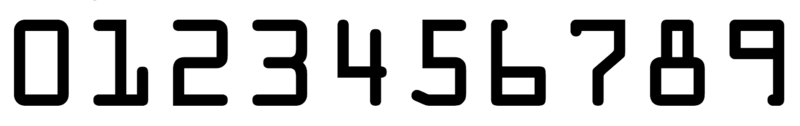
#> input picture img/Template.png, 800 x 126 px
$ python demo02.py   (older library calls are emulated)
#> lines starting #> are read from the running program, lines starting #| are printed output that depends on the picture; after the words box and inside, x2 and y2 are one past the last pixel; in counts of white or black regions, pixels touching at a corner belong together
import cv2
import numpy as np


from User.Code import MyTools


from User.Code.MyTools import plt_show, cv_show, sort_contours


#读取模板
Template = cv2.imread('./img/Template.png')
#> Template is the input picture: shape (126, 800, 3); mean B, G, R 200.7, 200.7, 200.7
Template_gray = cv2.cvtColor(Template,cv2.COLOR_BGR2GRAY)
Template_bw = cv2.threshold(Template_gray,10,255,cv2.THRESH_BINARY_INV)[1]
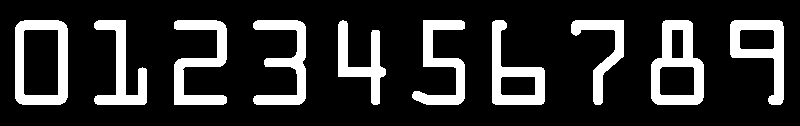
#> Template_bw: shape (126, 800); 18.5% white; 10 white regions

#获取轮廓
binary, contours, hierarchy = cv2.findContours(Template_bw.copy(), cv2.RETR_EXTERNAL, cv2.CHAIN_APPROX_SIMPLE)
#> contours = 10 contours; largest, box (x1, y1, x2, y2) and area: (15, 20, 68, 105) 4288, (651, 20, 704, 105) 3464, (730, 20, 784, 105) 2408, (492, 20, 545, 105) 2338, (174, 20, 227, 105) 1810
#对轮廓按照x位置进行排序
#> (the run stopped early here; a loop or call above may not have finished)
